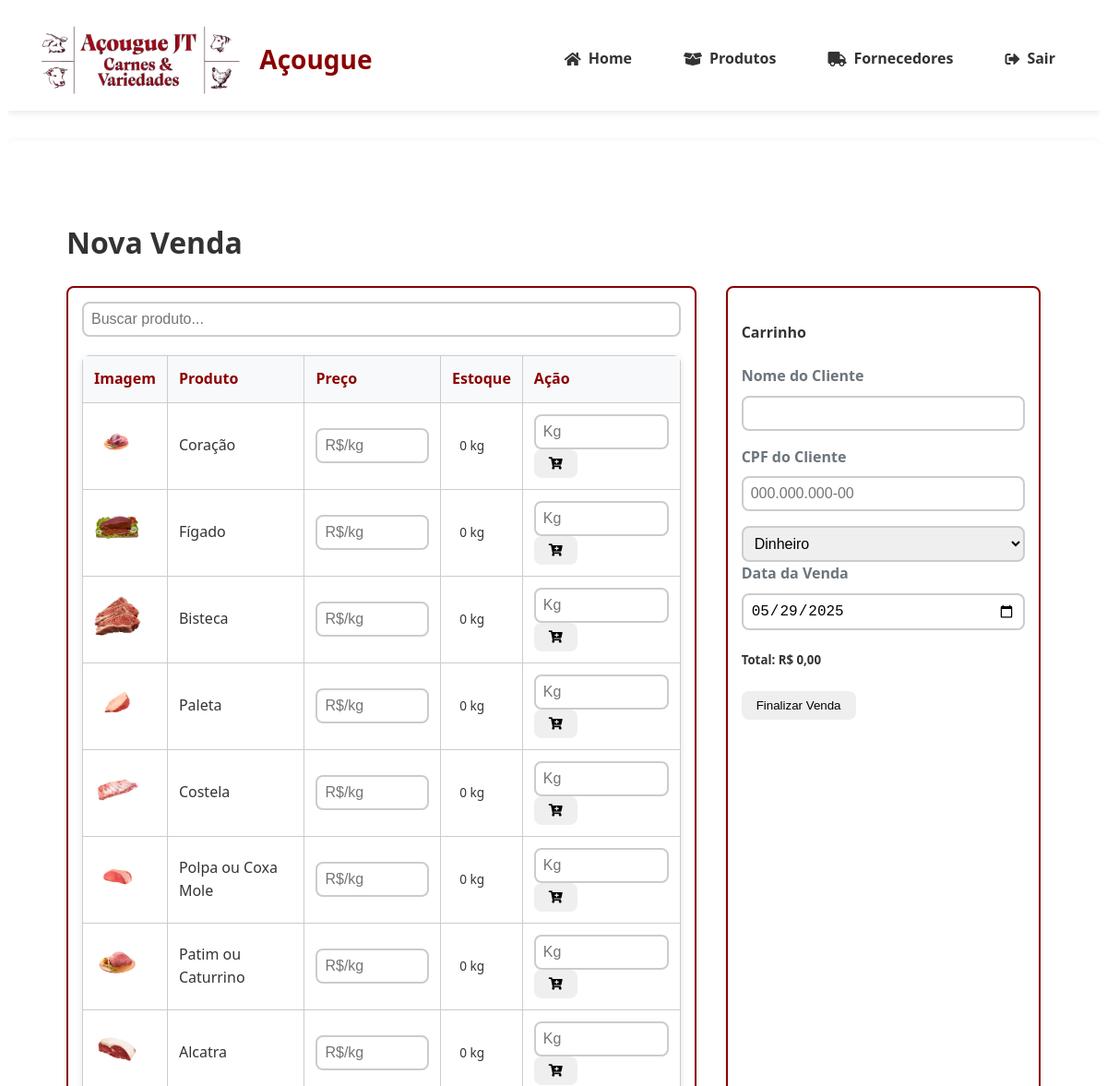
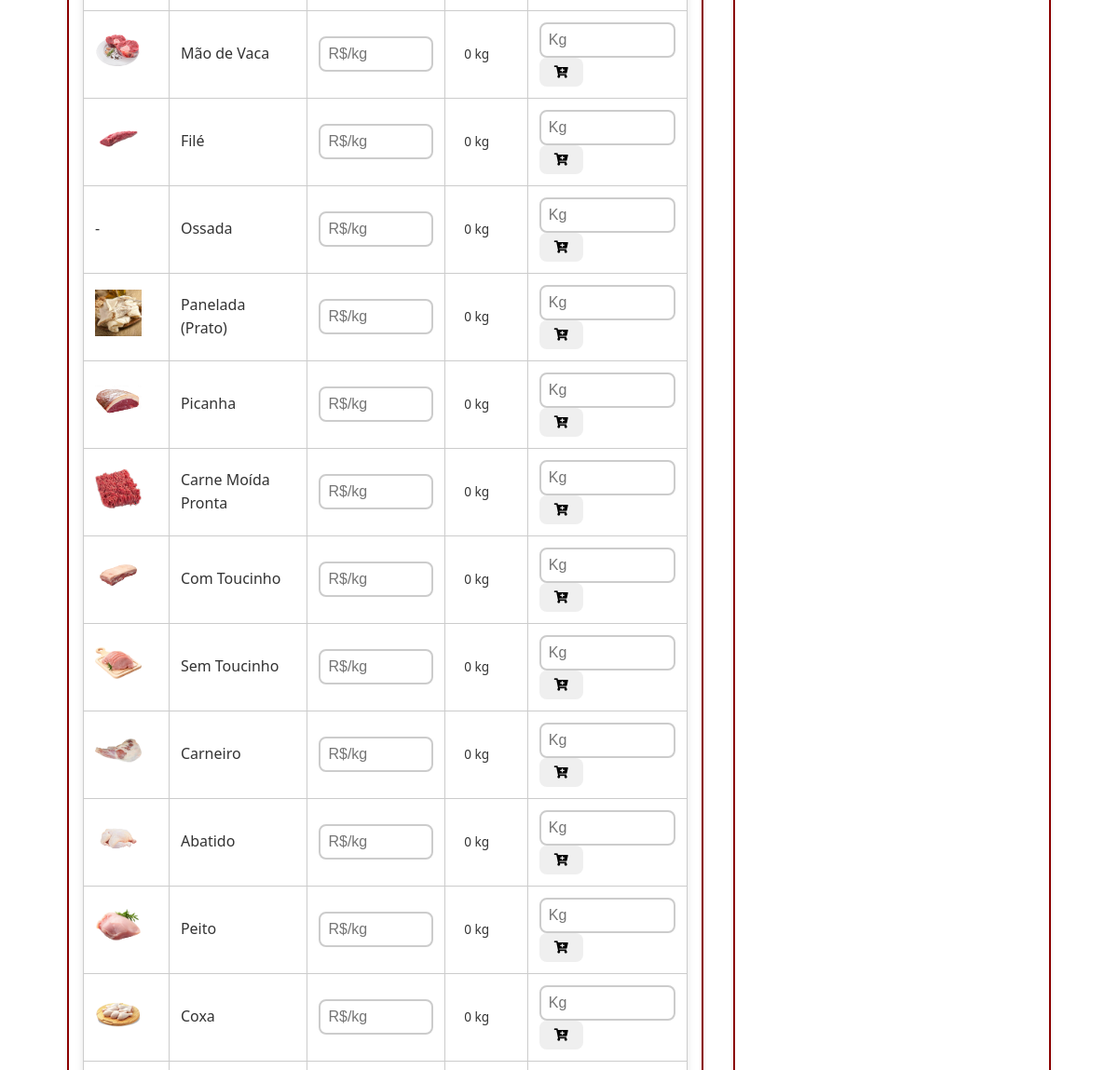
The page /vendas/nova (signed in, upper part) on the database as committed earlier (2 pictures, top to bottom).
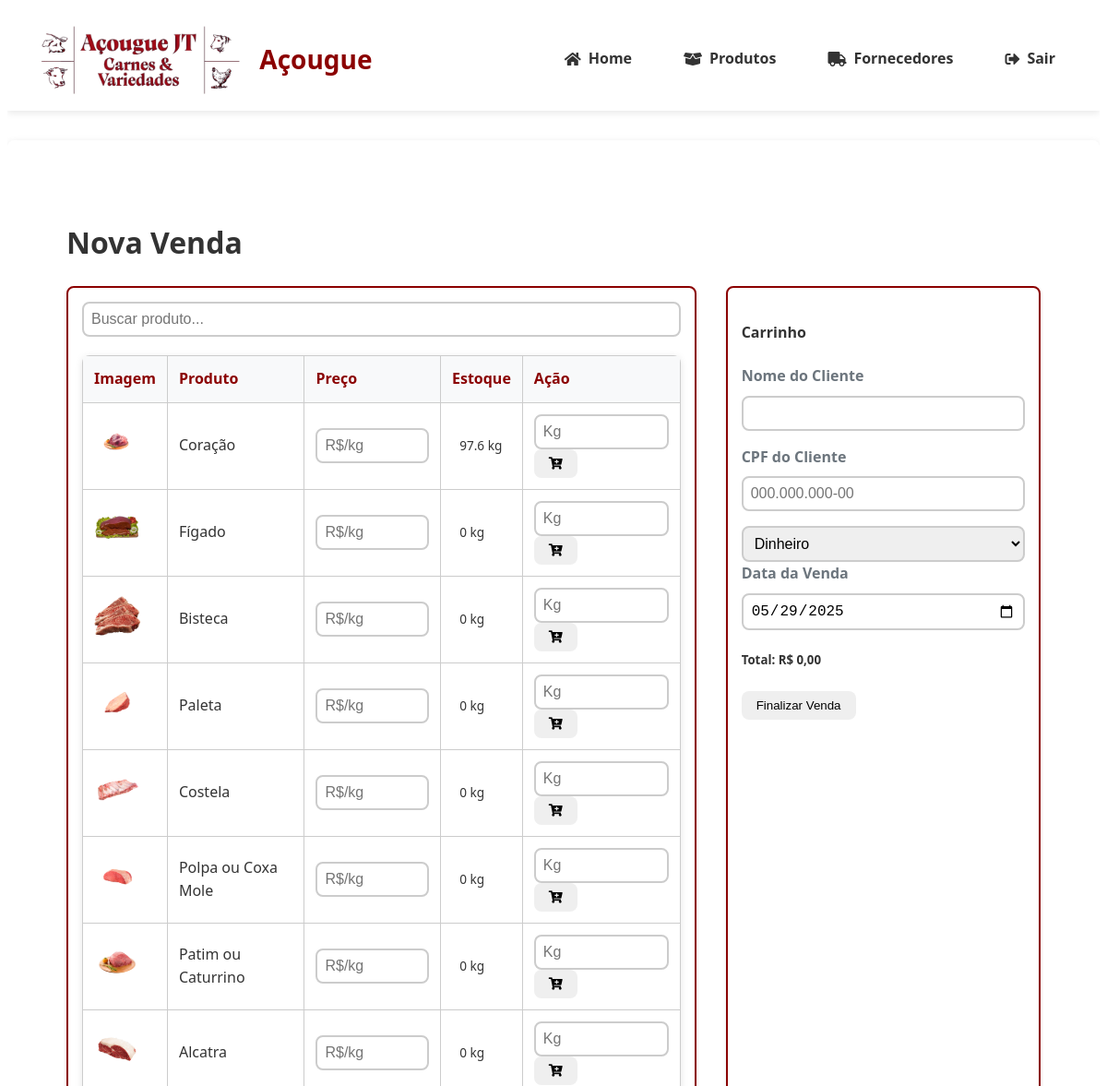
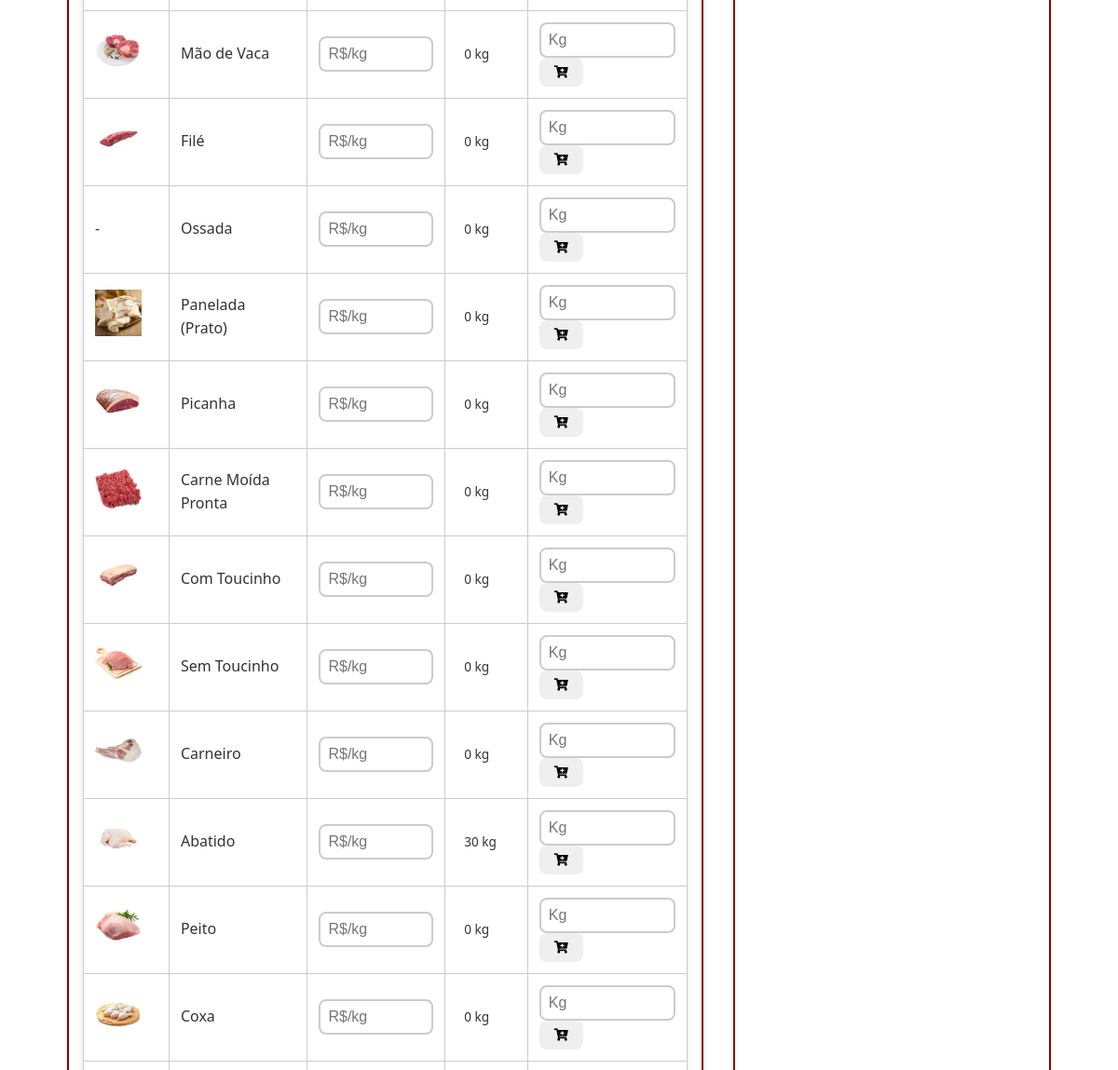
The same page on the database as committed later (2 pictures, top to bottom).
### tables this page shows
CREATE TABLE produtos (
                id INTEGER PRIMARY KEY AUTOINCREMENT,
                nome TEXT NOT NULL,
                descricao TEXT,
                categoria TEXT NOT NULL,
                preco DECIMAL(10,2) NOT NULL,
                quantidade INTEGER NOT NULL,
                estoque_minimo INTEGER DEFAULT 0,
                codigo_barras TEXT UNIQUE,
                foto TEXT,
                fornecedor_id INTEGER REFERENCES fornecedores(id) ON DELETE SET NULL,
                data_validade DATE,
                created_at TIMESTAMP DEFAULT CURRENT_TIMESTAMP,
                updated_at TIMESTAMP DEFAULT CURRENT_TIMESTAMP,
                tipo_venda TEXT NOT NULL DEFAULT 'unidade'
            );

### app.py (the view, shortened to what this page needs)
@app.route('/vendas/nova', methods=['GET', 'POST'])
@login_required
def nova_venda():
    produtos = listar_produtos_simples()
    current_date = datetime.now().strftime('%Y-%m-%d')
    return render_template('vendas/nova.html', produtos=produtos, current_date=current_date)

### banco_dados.py (called while the page is built)
@contextmanager
def get_db_connection():
    db_path = os.environ.get('DB_PATH', 'acougue.db')
    conn = sqlite3.connect(f'file:{db_path}', uri=True)
    conn.row_factory = sqlite3.Row
    conn.execute("PRAGMA foreign_keys = ON")
    try:
        yield conn
    finally:
        conn.close()

def listar_produtos_simples():
    with get_db_connection() as conn:
        cursor = conn.execute("""
            SELECT id, nome, preco, quantidade, tipo_venda, foto
            FROM produtos
        """)
        return [dict(row) for row in cursor.fetchall()]

### templates/vendas/nova.html (shortened to what the changed rows need)
{% extends 'base.html' %}
{% block content %}
<div class="container-venda">
    <header class="mb-4">
        <h1 class="h2 text-primary">Nova Venda</h1>
    </header>
    <div class="grid-venda">
        <section class="card">
            <table class="table">
                <thead>
                    <tr>
                        <th>Imagem</th>
                        <th>Produto</th>
                        <th>Preço</th>
                        <th>Estoque</th>
                        <th class="text-center">Ação</th>
                    </tr>
                </thead>
                <tbody>
                    {% for p in produtos %}
                    <tr class="produto-item align-middle" data-id="{{ p.id }}" data-estoque="{{ p.quantidade }}" data-tipo="{{ p.tipo_venda }}">
                        <td>
                            {% if p.foto %}
                                <img src="{{ url_for('static', filename=p.foto) }}"
                                     alt="{{ p.nome }}"
                                     class="img-thumbnail"
                                     style="max-width: 50px; height: auto;">
                            {% else %}
                                <div class="no-image">-</div>
                            {% endif %}
                        </td>
                        <td>{{ p.nome }}</td>
                        <td>
                            {% if p.tipo_venda == 'quilo' %}
                                <input type="number" step="0.01" class="form-control form-control-sm preco-quilo" placeholder="R$/kg">
                            {% else %}
                                R$ {{ "%.2f"|format(p.preco) }}
                            {% endif %}
                        </td>
                        <td>
                            <span class="badge badge-estoque">
                                {{ p.quantidade }} {% if p.tipo_venda == 'quilo' %}kg{% else %}unid.{% endif %}
                            </span>
                        </td>
                        <td class="text-center">
                            {% if p.tipo_venda == 'quilo' %}
                                <input type="number" step="0.01" class="form-control form-control-sm peso-quilo" placeholder="Kg">
                            {% else %}
                                <input type="number" min="1" max="{{ p.quantidade }}" class="form-control form-control-sm quantidade-input" value="1">
                            {% endif %}
                            <button class="btn btn-sm btn-primary btn-adicionar ml-2">
                                <i class="fas fa-cart-plus"></i>
                            </button>
                        </td>
                    </tr>
                    {% else %}
                    <tr>
                        <td colspan="5" class="text-center">Nenhum produto encontrado</td>
                    </tr>
                    {% endfor %}
                </tbody>
            </table>
        </section>
    </div>
</div>
{% endblock %}

Rows that differ between the two databases and show on the page:
changed produtos "Coração": quantidade "0" → "97.6"
changed produtos "Abatido": quantidade "0" → "30"
